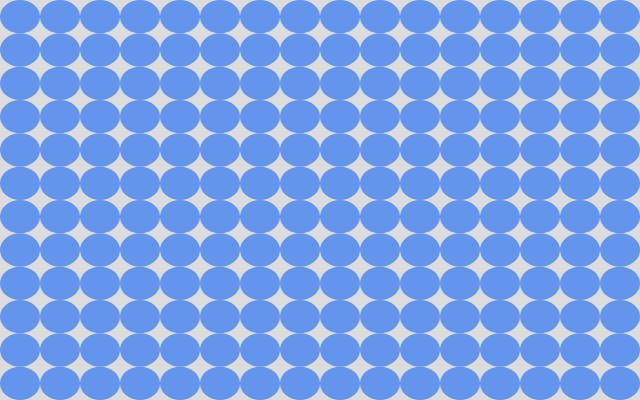
Frame 1 (no input)
Frame 60 (no input): identical to frame 1, image omitted
Frame 120 (the mouse pressed at the canvas centre since frame 60): identical to frame 1, image omitted

The p5.js sketch that drew this single still picture (run headless with seeded random() and noise() and a simulated clock; from frame 60 on, the mouse is pressed at the canvas centre):

// p5.js sketch
// ── sketch.js
let tileNumX = 16;
let tileNumY = 12;

function setup() {
  createCanvas(640, 400);
}

function draw() {
  background(220);
  noStroke();
  fill('cornflowerblue');
  // for (let column = 0; column < width; column += 40) {
  //   for (let row = 0; row < height; row += 40) {
  //     let x = 20 + column;
  //     let y = 20 + row;
  //     let diameter = 30;
  //     circle(x, y, diameter);
  //   }
  // }
  for (let row = 0; row < tileNumY; row++) {
    for (let column = 0; column < tileNumX; column++) {
      let tileW = width / tileNumX;
      let tileH = height / tileNumY;
      let x = tileW * 0.5 + column * tileW;
      let y = tileH * 0.5 + row * tileH;
      ellipse(x, y, tileW, tileH);
    }
  }
}
